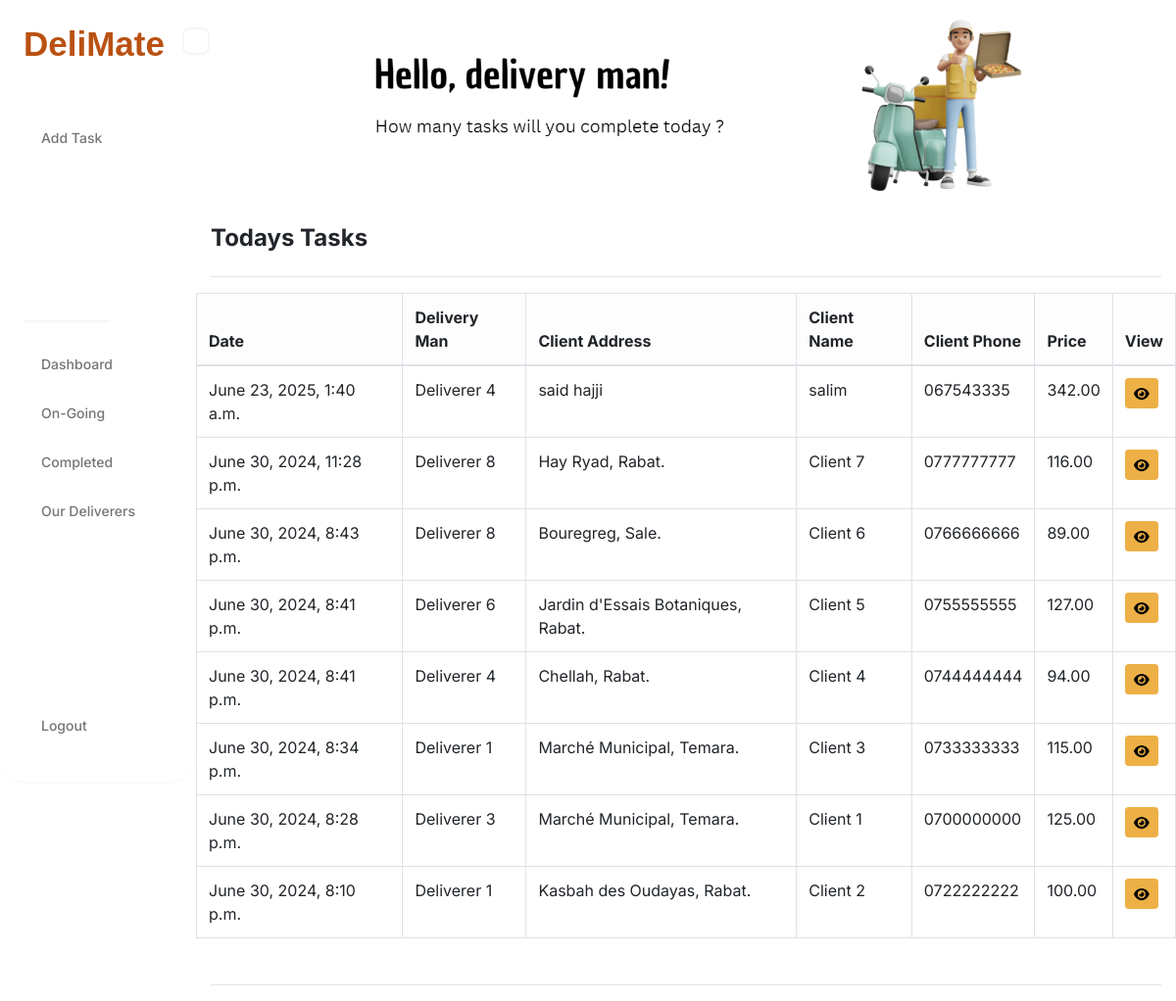
Screenshot of /dashboard (signed in) with the database file from the repository.
### webapp/models.py (models this page shows, shortened)
class Record(models.Model):
    STATUS_CHOICES = [
        ('on-going', 'On-Going'),
        ('completed', 'Completed'),
    ]
    creation_date = models.DateTimeField(auto_now_add=True)
    delivery_man = models.ForeignKey(Deliverer, on_delete=models.CASCADE)
    client_address = models.CharField(max_length=300)
    client_name = models.CharField(max_length=100)
    client_phone = models.CharField(max_length=20)
    price = models.DecimalField(max_digits=10, decimal_places=2, null=True)
    status = models.CharField(max_length=20, choices=STATUS_CHOICES, default='on-going')

class Deliverer(models.Model):
    full_name = models.CharField(max_length=100)
    age = models.PositiveIntegerField()
    address = models.CharField(max_length=300)
    phone_number = models.CharField(max_length=20)
    def __str__(self):
        return self.full_name

### webapp/views.py (the view)
# urls.py: path('dashboard', views.dashboard, name="dashboard"),
@login_required(login_url='login')
def dashboard(request):
    my_records = Record.objects.all().order_by('-creation_date')
    on_going_tasks = Record.objects.filter(status='on-going')
    completed_tasks = Record.objects.filter(status='completed')
    context = { 'on_going_tasks': on_going_tasks,
                'completed_tasks': completed_tasks,
                'records': my_records}
    return render(request, 'webapp/dashboard.html', context=context)

### webapp/templates/webapp/dashboard.html (shortened to what this page needs)
{% extends 'webapp/base.html' %}
{% load static %}
{% block content %}
    <div class="container-fluid greeting-container">
        <div class="row">
            <div class="col-md-12">
                <img src="{% static 'imgs/dashboardy.png' %}" alt="Delivery Man Image" class="img-fluid" style="width: 80%; margin-left: 150px;">
            </div>
        </div>
        <br>
        <div class="row">
            <div class="col-md-12">
                <h3 style="font-weight: bold; font-size: 24px;">Todays Tasks</h3>
            </div>
        </div>
        <hr>
        <div class="row">
            <table class="table table-hover table-bordered">
                <thead class="table-light">
                    <tr>
                        <th scope="col"> Date </th>
                        <th scope="col"> Delivery Man </th>
                        <th scope="col"> Client Address </th>
                        <th scope="col"> Client Name </th>
                        <th scope="col"> Client Phone </th>
                        <th scope="col"> Price </th>
                        <th scope="col"> View </th>
                    </tr>
                </thead>
                <tbody>
                {% if records %}
                    {% for record in records %}
                    <tr>
                        <td> {{record.creation_date}} </td>
                        <td> {{record.delivery_man}} </td>
                        <td> {{record.client_address}} </td>
                        <td> {{record.client_name}} </td>
                        <td> {{record.client_phone}} </td>
                        <td> {{record.price}} </td>
                        <td> <a class="btn btn-sm" style="background-color: #EDB046; border-color: #EDB046; color: rgb(0, 0, 0);" href="{% url 'record' record.id %}"> <i class="fa fa-eye" aria-hidden="true"></i> </a> </td>
                    </tr>
                    {% endfor %}
                {% endif %}
                </tbody>
            </table>
        </div>
    </div>
    <hr>
{% endblock %}

### webapp/templates/webapp/base.html (shortened to what this page needs)
{% load static %}
<!DOCTYPE html>
<html lang="en">
<head>
    <link rel="stylesheet" href="https://stackpath.bootstrapcdn.com/bootstrap/4.4.1/css/bootstrap.min.css">
    <link rel="stylesheet" href="{% static 'css/styles.css' %}">
    <link rel="stylesheet" href="https://cdnjs.cloudflare.com/ajax/libs/font-awesome/4.7.0/css/font-awesome.min.css">
</head>
<body>
    <div class="container-fluid">
        <div class="row">
            <div class="col-md-2">
                {% include 'webapp/navbar.html' %}
            </div>
            <div class="col-md-10">
                {% block content %}
                {% endblock %}
            </div>
        </div>
    </div>
</body>
</html>

### webapp/templates/webapp/navbar.html (shortened to what this page needs)
{% load static %}
<html lang="en">
<head>
  <link rel="stylesheet" type="text/css" href="{% static 'css/navbar.css' %}">
  <link rel="stylesheet" href="https://cdn.jsdelivr.net/npm/bootstrap@4.0.0/dist/css/bootstrap.min.css">
</head>
<body>
  <div class="row">
    <div class="sidebar">
      <div class="menu-btn"></div>
      <div class="head">
        <div class="user-details">
          <h1 class="name">DeliMate</h1>
        </div>
      </div>
       <div class="nav">
        <div class="menu">
            {% if user.is_authenticated %}
          <ul>
            <li><a href="{% url 'create-record' %}"><span class="text">Add Task</span></a></li>
        </div>
        <div class="menu">
          <ul>
            <li><a href="{% url 'dashboard' %}"><span class="text">Dashboard</span></a></li>
            <li><a href="{% url 'ongoing' %}"><span class="text">On-Going</span></a></li>
            <li><a href="{% url 'completed' %}"><span class="text">Completed</span></a></li>
            <li><a href="{% url 'deliverers_dashboard' %}"></i><span class="text">Our Deliverers</span></a></li>
          </ul>
        </div>
      </div>
      <div class="menu">
        <ul>
          <li><a href="{% url 'user-logout' %}"><span class="text">Logout</span></a></li>
        </ul>
        {% endif %}
      </div>
    </div>
  </div>
</body>
</html>

### static/css/navbar.css (style rules this page uses)
* { margin: 0; padding: 0; box-sizing: border-box; font-family: "Inter", sans-serif; }
body { background-color: #ffffff; margin: 0; padding: 0; }
.sidebar { position: relative; width: 256px; height: 100vh; display: flex; flex-direction: column; gap: 20px; background-color: #fff; padding: 24px; border-radius: 30px; transition: all 0.3s; }
.sidebar { display: flex; gap: 20px; padding-bottom: 20px; border-bottom: 1px solid #f6f6f6; }
.head { color: #BA5112; }
.user-details .name { font-size: 35px; font-weight: 800; font-family: 'Trebuchet MS', 'Lucida Sans Unicode', 'Lucida Grande', 'Lucida Sans', Arial, sans-serif; }
.nav { flex: 1; }
.menu ul li { position: relative; list-style: none; margin-bottom: 5px; }
.menu ul li a { display: flex; align-items: center; gap: 10px; font-size: 14px; font-weight: 500; color: #757575; text-decoration: none; padding: 12px 8px; border-radius: 8px; transition: all 0.3s; }
.menu ul li .text { flex: 1; }
.menu:not(:last-child) { padding-bottom: 10px; margin-bottom: 20px; border-bottom: 2px solid #f6f6f6; }
.menu-btn { position: absolute; right: -14px; top: 3.5%; width: 28px; height: 28px; border-radius: 8px; display: flex; align-items: center; justify-content: center; cursor: pointer; color: #757575; border: 2px solid #f6f6f6; background-color: #fff; }

### webapp/templates/webapp/dashboard.html (style rules this page uses)
.greeting-container { padding: 15px 0; margin-bottom: 15px; }

### rows the page displays
Record: creation_date "June 23, 2025, 1:40 a.m.", delivery_man "Deliverer 4", client_address "said hajji", client_name "salim", client_phone "067543335", price "342.00"
Record: creation_date "June 30, 2024, 11:28 p.m.", delivery_man "Deliverer 8", client_address "Hay Ryad, Rabat.", client_name "Client 7", client_phone "0777777777", price "116.00"
Record: creation_date "June 30, 2024, 8:43 p.m.", delivery_man "Deliverer 8", client_address "Bouregreg, Sale.", client_name "Client 6", client_phone "0766666666", price "89.00"
Record: creation_date "June 30, 2024, 8:41 p.m.", delivery_man "Deliverer 6", client_address "Jardin d'Essais Botaniques, Rabat.", client_name "Client 5", client_phone "0755555555", price "127.00"
Record: creation_date "June 30, 2024, 8:41 p.m.", delivery_man "Deliverer 4", client_address "Chellah, Rabat.", client_name "Client 4", client_phone "0744444444", price "94.00"
Record: creation_date "June 30, 2024, 8:34 p.m.", delivery_man "Deliverer 1", client_address "Marché Municipal, Temara.", client_name "Client 3", client_phone "0733333333", price "115.00"
Record: creation_date "June 30, 2024, 8:28 p.m.", delivery_man "Deliverer 3", client_address "Marché Municipal, Temara.", client_name "Client 1", client_phone "0700000000", price "125.00"
Record: creation_date "June 30, 2024, 8:10 p.m.", delivery_man "Deliverer 1", client_address "Kasbah des Oudayas, Rabat.", client_name "Client 2", client_phone "0722222222", price "100.00"
